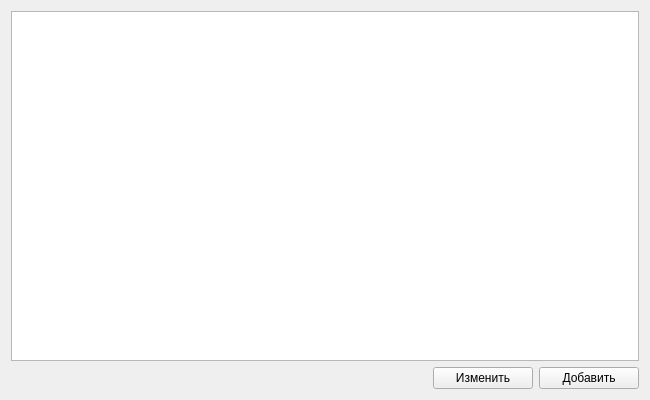
<?xml version="1.0" encoding="UTF-8"?>
<ui version="4.0">
 <class>Form</class>
 <widget class="QWidget" name="Form">
  <property name="geometry">
   <rect>
    <x>0</x>
    <y>0</y>
    <width>650</width>
    <height>400</height>
   </rect>
  </property>
  <property name="windowTitle">
   <string>Эспрессо</string>
  </property>
  <layout class="QVBoxLayout" name="verticalLayout">
   <item>
    <widget class="QTableWidget" name="table"/>
   </item>
   <item>
    <layout class="QHBoxLayout" name="horizontalLayout">
     <item>
      <spacer name="horizontalSpacer">
       <property name="orientation">
        <enum>Qt::Horizontal</enum>
       </property>
       <property name="sizeHint" stdset="0">
        <size>
         <width>40</width>
         <height>20</height>
        </size>
       </property>
      </spacer>
     </item>
     <item>
      <widget class="QPushButton" name="change_btn">
       <property name="minimumSize">
        <size>
         <width>100</width>
         <height>0</height>
        </size>
       </property>
       <property name="cursor">
        <cursorShape>PointingHandCursor</cursorShape>
       </property>
       <property name="text">
        <string>Изменить</string>
       </property>
      </widget>
     </item>
     <item>
      <widget class="QPushButton" name="add_btn">
       <property name="minimumSize">
        <size>
         <width>100</width>
         <height>0</height>
        </size>
       </property>
       <property name="cursor">
        <cursorShape>PointingHandCursor</cursorShape>
       </property>
       <property name="text">
        <string>Добавить</string>
       </property>
      </widget>
     </item>
    </layout>
   </item>
  </layout>
 </widget>
 <resources/>
 <connections/>
</ui>
